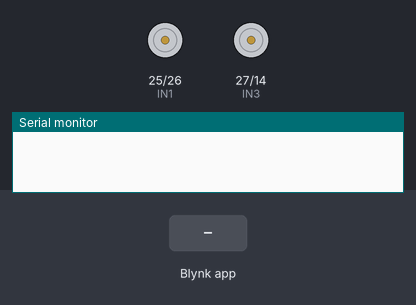
Recording of a sketch running on a simulated ESP32. Shown: motor-driver pin pairs drawn as motors (green arrow = first pin HIGH = forward, orange = second pin HIGH = backward, longer = more drive, scaled by the enable pin), the last lines printed to the serial monitor. The inputs (shaded band) are chosen by the test bench. WiFi joins after 1.5 s; servers stay silent unless stated.

Above: at 3.0 s.
3.1 s: Blynk app writes 1 to V0
At 3.4 s:
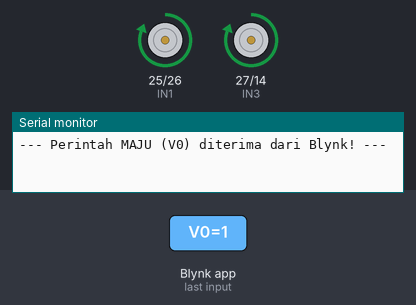
4.6 s: Blynk app writes 1 to V8
At 5.7 s:
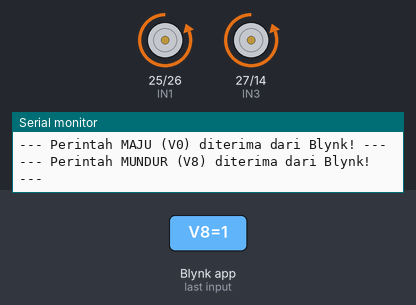
6.1 s: Blynk app writes 1 to V9
At 6.9 s:
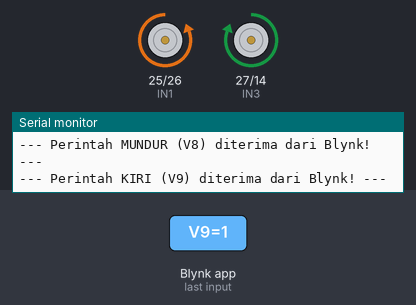
7.6 s: Blynk app writes 1 to V10
At 8.0 s:
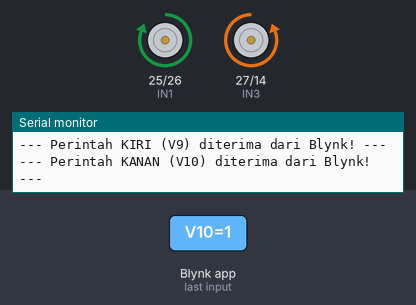
9.1 s: Blynk app writes 0 to V0
At 10.3 s:
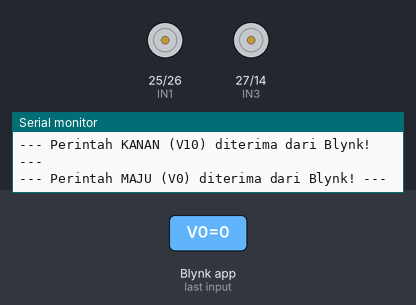
Timing chart, 0 to 11.6 s (numbered marks = the images above; inputs shaded):
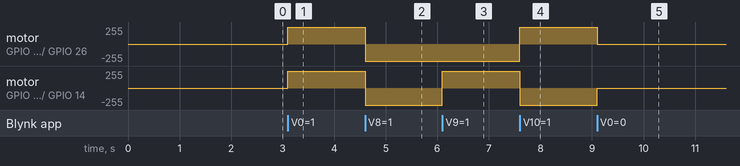

The sketch:

kontrol_gerak.ino
```cpp
// === KODE PROGRAM FINAL - TAHAP 1: KONTROL GERAK ===

// ----------------------------------------------------
// BAGIAN 1: KREDENSIAL & LIBRARY
// ----------------------------------------------------
#define BLYNK_TEMPLATE_ID   "TMPL6D05MZ_Cd"
#define BLYNK_TEMPLATE_NAME "SeedRon Robot"
#define BLYNK_DEVICE_NAME   "SeedRon V1"
#define BLYNK_AUTH_TOKEN    "bAO9vNDBDMTnrZQJpHouSmT47JnZI_rN"

#define BLYNK_PRINT Serial

#include <WiFi.h>
#include <BlynkSimpleEsp32.h>

// Info WiFi Anda
char ssid[] = "antangin";
char pass[] = "ultraman123";
char auth[] = BLYNK_AUTH_TOKEN;

// ----------------------------------------------------
// BAGIAN 2: DEFINISI PIN & VARIABEL MOTOR
// (Disalin dari kode uji motor)
// ----------------------------------------------------
// Definisi pin untuk motor kiri (Channel A di L298N)
const int ENA = 33;
const int IN1 = 25;
const int IN2 = 26;

// Definisi pin untuk motor kanan (Channel B di L298N)
const int ENB = 32;
const int IN3 = 27;
const int IN4 = 14;

// Variabel untuk kecepatan motor (0-255)
// Ingat, kita pakai 4 baterai, jadi set kecepatan jangan terlalu tinggi
int kecepatan = 255;


// ----------------------------------------------------
// BAGIAN 3: FUNGSI KONTROL BLYNK (JEMBATAN KONTROL)
// Ini adalah bagian baru yang paling penting
// ----------------------------------------------------

BLYNK_WRITE(V0) { // Fungsi untuk tombol Maju
  Serial.println("--- Perintah MAJU (V0) diterima dari Blynk! ---"); // <-- TAMBAHKAN INI
  int pinValue = param.asInt();
  if (pinValue == 1) { maju(); } else { berhenti(); }
}

BLYNK_WRITE(V8) { // Fungsi untuk tombol Mundur
  Serial.println("--- Perintah MUNDUR (V8) diterima dari Blynk! ---"); // <-- TAMBAHKAN INI
  int pinValue = param.asInt();
  if (pinValue == 1) { mundur(); } else { berhenti(); }
}

BLYNK_WRITE(V9) { // Fungsi untuk tombol Kiri
  Serial.println("--- Perintah KIRI (V9) diterima dari Blynk! ---"); // <-- TAMBAHKAN INI
  int pinValue = param.asInt();
  if (pinValue == 1) { belokKiri(); } else { berhenti(); }
}

BLYNK_WRITE(V10) { // Fungsi untuk tombol Kanan
  Serial.println("--- Perintah KANAN (V10) diterima dari Blynk! ---"); // <-- TAMBAHKAN INI
  int pinValue = param.asInt();
  if (pinValue == 1) { belokKanan(); } else { berhenti(); }
}

BLYNK_WRITE(V11) { // Fungsi untuk tombol Stop
  Serial.println("--- Perintah STOP (V11) diterima dari Blynk! ---"); // <-- TAMBAHKAN INI
  berhenti();
}

void setup() {
  Serial.begin(115200);
  Blynk.begin(auth, ssid, pass);

  // Atur semua pin motor sebagai OUTPUT
  pinMode(ENA, OUTPUT);
  pinMode(IN1, OUTPUT);
  pinMode(IN2, OUTPUT);
  pinMode(ENB, OUTPUT);
  pinMode(IN3, OUTPUT);
  pinMode(IN4, OUTPUT);

  // Set kecepatan awal motor
  analogWrite(ENA, kecepatan);
  analogWrite(ENB, kecepatan);
}

void loop() {
  // Hanya jalankan Blynk.run() di loop utama
  Blynk.run();
}

// ----------------------------------------------------
// BAGIAN 4: FUNGSI-FUNGSI GERAKAN
// (Disalin dari kode uji motor)
// ----------------------------------------------------
void maju() {
  digitalWrite(IN1, HIGH);
  digitalWrite(IN2, LOW);
  digitalWrite(IN3, HIGH);
  digitalWrite(IN4, LOW);
}

void mundur() {
  digitalWrite(IN1, LOW);
  digitalWrite(IN2, HIGH);
  digitalWrite(IN3, LOW);
  digitalWrite(IN4, HIGH);
}

void belokKanan() {
  digitalWrite(IN1, HIGH);
  digitalWrite(IN2, LOW);
  digitalWrite(IN3, LOW);
  digitalWrite(IN4, HIGH);
}

void belokKiri() {
  digitalWrite(IN1, LOW);
  digitalWrite(IN2, HIGH);
  digitalWrite(IN3, HIGH);
  digitalWrite(IN4, LOW);
}

void berhenti() {
  digitalWrite(IN1, LOW);
  digitalWrite(IN2, LOW);
  digitalWrite(IN3, LOW);
  digitalWrite(IN4, LOW);
}
```

Measured:
- after the input at 3.1 s, motor on GPIO 25 (IN1) / GPIO 26 (IN2), motor on GPIO 27 (IN3) / GPIO 14 (IN4): stopped → forward 255/255 at once
- after the input at 4.6 s, motor on GPIO 25 (IN1) / GPIO 26 (IN2), motor on GPIO 27 (IN3) / GPIO 14 (IN4): forward 255/255 → backward 255/255 at once
- after the input at 6.1 s, motor on GPIO 27 (IN3) / GPIO 14 (IN4): backward 255/255 → forward 255/255 at once
- after the input at 7.6 s, motor on GPIO 25 (IN1) / GPIO 26 (IN2): backward 255/255 → forward 255/255 at once; motor on GPIO 27 (IN3) / GPIO 14 (IN4): forward 255/255 → backward 255/255 at once
- after the input at 9.1 s, motor on GPIO 25 (IN1) / GPIO 26 (IN2): forward 255/255 → stopped at once; motor on GPIO 27 (IN3) / GPIO 14 (IN4): backward 255/255 → stopped at once
